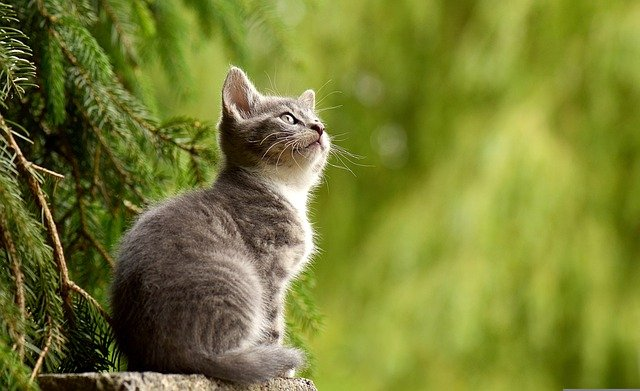
#> input picture OpenCV/data/img.jpg, 640 x 391 px
$ jupyter execute '05. 파일 저장.ipynb'
#> lines starting #> are read from the running program, lines starting #| are printed output that depends on the picture
# 05. 파일 저장

## 이미지 저장

[cell 1]
import cv2

[cell 2]
img = cv2.imread('./data/img.jpg', cv2.IMREAD_GRAYSCALE) # 흑백으로 이미지 불러오기
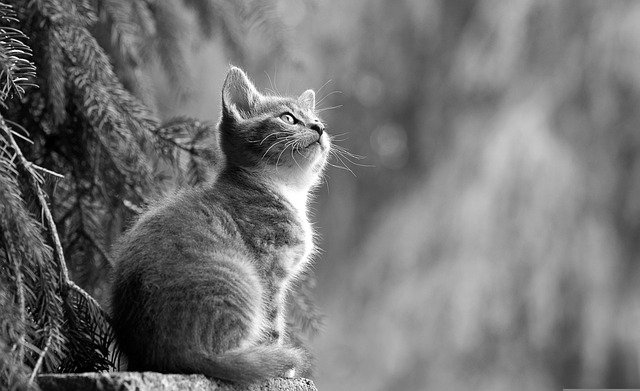
#> img: shape (391, 640); min 0, max 255, mean 115.1
cv2.imwrite('img_save.png', img)
#> Out = True

## 동영상 저장

[cell 3]
cap = cv2.VideoCapture('./data/video.mp4')

# 코덱 정의(어떤 상태로 저장할지)
fourcc = cv2.VideoWriter_fourcc(*'DIVX')

# 프레임 크기, FPS
width = round(cap.get(cv2.CAP_PROP_FRAME_WIDTH))  # 해당 영상의 width를 가져옴, 정수값을 가져와야함
height = round(cap.get(cv2.CAP_PROP_FRAME_HEIGHT))  # 해당 영상의 height 가져옴, 정수값을 가져와야함
fps = cap.get(cv2.CAP_PROP_FPS)   # 영상의 속도를 받아옴
# fps = cap.get(cv2.CAP_PROP_FPS) * 2 => 2배속

out = cv2.VideoWriter('output.avi', fourcc, fps, (width, height))
# 저장파일명, 코덱, FPS, 크기 (width, height)

while cap.isOpened():
  ret, frame = cap.read()
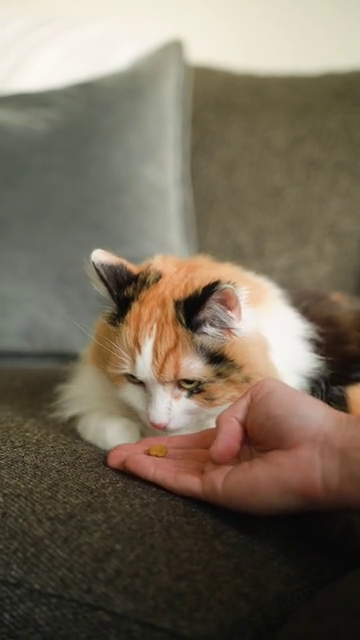
#> input picture frame 48 of OpenCV/data/video.mp4, 360 x 640 px
#> frame is the input picture: shape (640, 360, 3); mean B, G, R 89.9, 106.5, 117.6

  if not ret:
    break
  out.write(frame) # 영상 데이터만 저장 (소리 x)
  cv2.imshow('video', frame)

  if cv2.waitKey(1) == ord('q'):
#> (key q is pressed here)
    break

out.release() # 자원 해제
cv2.destroyAllWindows()
